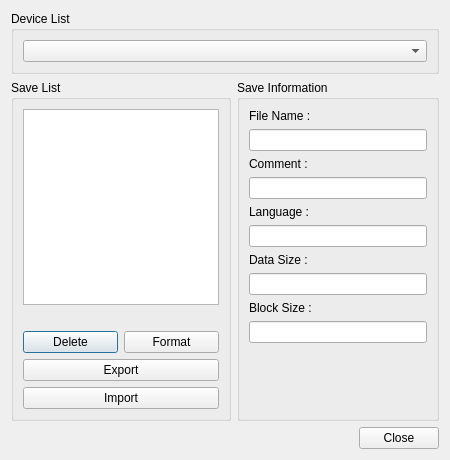
<?xml version="1.0" encoding="UTF-8"?>
<ui version="4.0">
 <class>UIBackupRam</class>
 <widget class="QDialog" name="UIBackupRam">
  <property name="geometry">
   <rect>
    <x>0</x>
    <y>0</y>
    <width>450</width>
    <height>460</height>
   </rect>
  </property>
  <property name="windowTitle">
   <string>Backup Ram Manager</string>
  </property>
  <layout class="QGridLayout">
   <item row="0" column="0" colspan="2">
    <widget class="QGroupBox" name="gbDeviceList">
     <property name="title">
      <string>Device List</string>
     </property>
     <layout class="QHBoxLayout">
      <item>
       <widget class="QComboBox" name="cbDeviceList"/>
      </item>
     </layout>
    </widget>
   </item>
   <item row="1" column="0">
    <widget class="QGroupBox" name="gbSaveList">
     <property name="maximumSize">
      <size>
       <width>220</width>
       <height>16777215</height>
      </size>
     </property>
     <property name="title">
      <string>Save List</string>
     </property>
     <layout class="QVBoxLayout">
      <item>
       <widget class="QListWidget" name="lwSaveList"/>
      </item>
      <item>
       <widget class="QLabel" name="lBlocks"/>
      </item>
      <item>
       <layout class="QHBoxLayout">
        <item>
         <widget class="QPushButton" name="pbDelete">
          <property name="text">
           <string>Delete</string>
          </property>
         </widget>
        </item>
        <item>
         <widget class="QPushButton" name="pbFormat">
          <property name="text">
           <string>Format</string>
          </property>
         </widget>
        </item>
       </layout>
      </item>
      <item>
       <widget class="QPushButton" name="pbExport">
        <property name="text">
         <string>Export</string>
        </property>
       </widget>
      </item>
      <item>
       <widget class="QPushButton" name="pbImport">
        <property name="text">
         <string>Import</string>
        </property>
       </widget>
      </item>
     </layout>
    </widget>
   </item>
   <item row="1" column="1">
    <widget class="QGroupBox" name="gbSaveInformations">
     <property name="title">
      <string>Save Information</string>
     </property>
     <layout class="QVBoxLayout">
      <item>
       <widget class="QLabel" name="lFileName">
        <property name="text">
         <string>File Name :</string>
        </property>
       </widget>
      </item>
      <item>
       <widget class="QLineEdit" name="leFileName">
        <property name="readOnly">
         <bool>true</bool>
        </property>
       </widget>
      </item>
      <item>
       <widget class="QLabel" name="lComment">
        <property name="text">
         <string>Comment :</string>
        </property>
       </widget>
      </item>
      <item>
       <widget class="QLineEdit" name="leComment">
        <property name="readOnly">
         <bool>true</bool>
        </property>
       </widget>
      </item>
      <item>
       <widget class="QLabel" name="lLanguage">
        <property name="text">
         <string>Language :</string>
        </property>
       </widget>
      </item>
      <item>
       <widget class="QLineEdit" name="leLanguage">
        <property name="readOnly">
         <bool>true</bool>
        </property>
       </widget>
      </item>
      <item>
       <widget class="QLabel" name="lDataSize">
        <property name="text">
         <string>Data Size :</string>
        </property>
       </widget>
      </item>
      <item>
       <widget class="QLineEdit" name="leDataSize">
        <property name="readOnly">
         <bool>true</bool>
        </property>
       </widget>
      </item>
      <item>
       <widget class="QLabel" name="lBlockSize">
        <property name="text">
         <string>Block Size :</string>
        </property>
       </widget>
      </item>
      <item>
       <widget class="QLineEdit" name="leBlockSize">
        <property name="readOnly">
         <bool>true</bool>
        </property>
       </widget>
      </item>
      <item>
       <spacer>
        <property name="orientation">
         <enum>Qt::Vertical</enum>
        </property>
        <property name="sizeHint" stdset="0">
         <size>
          <width>20</width>
          <height>20</height>
         </size>
        </property>
       </spacer>
      </item>
     </layout>
    </widget>
   </item>
   <item row="2" column="0" colspan="2">
    <widget class="QDialogButtonBox" name="dbbButton">
     <property name="orientation">
      <enum>Qt::Horizontal</enum>
     </property>
     <property name="standardButtons">
      <set>QDialogButtonBox::Close</set>
     </property>
    </widget>
   </item>
  </layout>
 </widget>
 <resources/>
 <connections>
  <connection>
   <sender>dbbButton</sender>
   <signal>rejected()</signal>
   <receiver>UIBackupRam</receiver>
   <slot>reject()</slot>
   <hints>
    <hint type="sourcelabel">
     <x>312</x>
     <y>445</y>
    </hint>
    <hint type="destinationlabel">
     <x>605</x>
     <y>443</y>
    </hint>
   </hints>
  </connection>
 </connections>
</ui>
